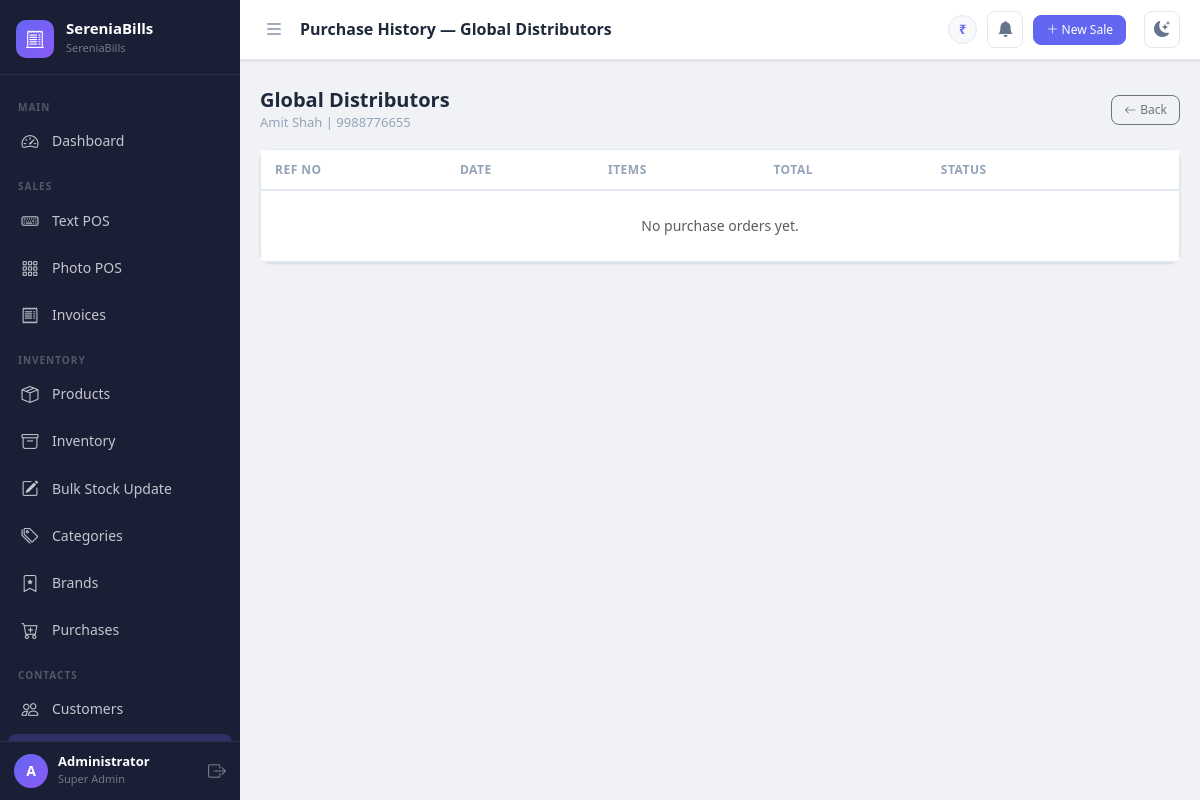
The page /suppliers/1/history (signed in) on the database its author committed.
### app.py (models this page shows, shortened)
class Settings(db.Model):
    __tablename__ = 'settings'
    id = db.Column(db.Integer, primary_key=True)
    company_name = db.Column(db.String(150), default='SereniaBills')
    logo = db.Column(db.String(255))
    gst_number = db.Column(db.String(50))
    address = db.Column(db.String(255))
    phone = db.Column(db.String(20))
    email = db.Column(db.String(120))
    currency_symbol = db.Column(db.String(10), default='₹')
    invoice_prefix = db.Column(db.String(10), default='INV-')
    default_tax_rate = db.Column(db.Float, default=0)
    theme = db.Column(db.String(20), default='light')
    next_invoice_number = db.Column(db.Integer, default=1)

class User(UserMixin, db.Model):
    __tablename__ = 'users'
    id = db.Column(db.Integer, primary_key=True)
    username = db.Column(db.String(80), unique=True, nullable=False)
    email = db.Column(db.String(120), unique=True)
    password_hash = db.Column(db.String(255), nullable=False)
    full_name = db.Column(db.String(120))
    role_id = db.Column(db.Integer, db.ForeignKey('roles.id'), nullable=False)
    active = db.Column(db.Boolean, default=True)
    created_at = db.Column(db.DateTime, default=datetime.utcnow)
    def is_super_admin(self):
        return self.role and self.role.name == 'super_admin'

class Role(db.Model):
    __tablename__ = 'roles'
    id = db.Column(db.Integer, primary_key=True)
    name = db.Column(db.String(50), unique=True, nullable=False)  # super_admin, staff
    description = db.Column(db.String(255))
    users = db.relationship('User', backref='role', lazy=True)

class Supplier(db.Model):
    __tablename__ = 'suppliers'
    id = db.Column(db.Integer, primary_key=True)
    name = db.Column(db.String(150), nullable=False)
    contact_person = db.Column(db.String(120))
    phone = db.Column(db.String(20))
    email = db.Column(db.String(120))
    address = db.Column(db.String(255))
    notes = db.Column(db.Text)
    created_at = db.Column(db.DateTime, default=datetime.utcnow)
    purchases = db.relationship('Purchase', backref='supplier', lazy=True)

### app.py (the view)
@app.route('/suppliers/<int:supplier_id>/history')
@login_required
def supplier_history(supplier_id):
    supplier = Supplier.query.get_or_404(supplier_id)
    purchases_list = Purchase.query.filter_by(supplier_id=supplier_id).order_by(Purchase.created_at.desc()).all()
    return render_template('supplier_history.html', supplier=supplier, purchases=purchases_list)

### app.py (called while the page is built)
@login_manager.user_loader
def load_user(user_id):
    return User.query.get(int(user_id))

def get_settings():
    settings = Settings.query.first()
    if not settings:
        settings = Settings()
        db.session.add(settings)
        db.session.commit()
    return settings

@app.context_processor
def inject_globals():
    return dict(settings=get_settings(), now=datetime.utcnow())

### templates/supplier_history.html (shortened to what this page needs)
{% extends "base.html" %}
{% block page_title %}Purchase History — {{ supplier.name }}{% endblock %}
{% block content %}
<div class="d-flex justify-content-between align-items-center mb-3">
  <div><h5 class="mb-0 fw-bold">{{ supplier.name }}</h5><div style="font-size:13px;color:var(--text-muted)">{{ supplier.contact_person }} | {{ supplier.phone }}</div></div>
  <a href="{{ url_for('suppliers') }}" class="btn btn-outline-secondary btn-sm"><i class="bi bi-arrow-left me-1"></i>Back</a>
</div>
<div class="card"><div class="card-body p-0"><div class="table-responsive">
  <table class="table mb-0">
    <thead><tr><th>Ref No</th><th>Date</th><th>Items</th><th>Total</th><th>Status</th><th></th></tr></thead>
    <tbody>
      {% for p in purchases %}
      <tr>
        <td class="fw-bold" style="color:var(--brand-accent)">{{ p.reference_no }}</td>
        <td style="font-size:12px">{{ p.created_at.strftime('%d %b %Y') }}</td>
        <td>{{ p.items|length }}</td>
        <td class="fw-bold">{{ settings.currency_symbol }}{{ "%.2f"|format(p.total_amount) }}</td>
        <td><span class="status-badge status-completed">{{ p.status.title() }}</span></td>
        <td><a href="{{ url_for('view_purchase', purchase_id=p.id) }}" class="btn btn-sm btn-outline-primary"><i class="bi bi-eye"></i></a></td>
      </tr>
      {% else %}
      <tr><td colspan="6" class="text-center text-muted py-4">No purchase orders yet.</td></tr>
      {% endfor %}
    </tbody>
  </table>
</div></div></div>
{% endblock %}

### templates/base.html (shortened to what this page needs)
<!DOCTYPE html>
<html lang="en" data-theme="{{ settings.theme }}">
<head>
    <link rel="stylesheet" href="https://cdn.jsdelivr.net/npm/bootstrap@5.3.2/dist/css/bootstrap.min.css">
    <link rel="stylesheet" href="https://cdn.jsdelivr.net/npm/bootstrap-icons@1.11.3/font/bootstrap-icons.css">
    <link rel="stylesheet" href="{{ url_for('static', filename='css/main.css') }}">
</head>
<body>
<div class="sb-wrapper">
  <nav id="sidebar" class="sb-sidebar">
    <div class="sb-brand">
      {% if settings.logo %}
        <img src="{{ url_for('static', filename='uploads/' + settings.logo) }}" class="sb-logo-img" alt="Logo">
      {% else %}
        <div class="sb-logo-icon"><i class="bi bi-receipt-cutoff"></i></div>
      {% endif %}
      <div class="sb-brand-text">
        <span class="sb-brand-name">SereniaBills</span>
        <span class="sb-brand-tagline">{{ settings.company_name }}</span>
      </div>
    </div>
    <div class="sb-nav">
      <div class="sb-section-label">Main</div>
      <a href="{{ url_for('dashboard') }}" class="sb-link {% if request.endpoint == 'dashboard' %}active{% endif %}">
        <i class="bi bi-speedometer2"></i><span>Dashboard</span>
      </a>
      <div class="sb-section-label">Sales</div>
      <a href="{{ url_for('pos_text') }}" class="sb-link {% if request.endpoint == 'pos_text' %}active{% endif %}">
        <i class="bi bi-keyboard"></i><span>Text POS</span>
      </a>
      <a href="{{ url_for('pos_photo') }}" class="sb-link {% if request.endpoint == 'pos_photo' %}active{% endif %}">
        <i class="bi bi-grid-3x3-gap"></i><span>Photo POS</span>
      </a>
      <a href="{{ url_for('invoices') }}" class="sb-link {% if request.endpoint == 'invoices' %}active{% endif %}">
        <i class="bi bi-receipt"></i><span>Invoices</span>
      </a>
      <div class="sb-section-label">Inventory</div>
      <a href="{{ url_for('products') }}" class="sb-link {% if request.endpoint in ['products','add_product','edit_product'] %}active{% endif %}">
        <i class="bi bi-box-seam"></i><span>Products</span>
      </a>
      <a href="{{ url_for('inventory') }}" class="sb-link {% if request.endpoint == 'inventory' %}active{% endif %}">
        <i class="bi bi-archive"></i><span>Inventory</span>
      </a>
      <a href="{{ url_for('bulk_stock_update') }}" class="sb-link {% if request.endpoint == 'bulk_stock_update' %}active{% endif %}">
        <i class="bi bi-pencil-square"></i><span>Bulk Stock Update</span>
      </a>
      <a href="{{ url_for('categories') }}" class="sb-link {% if request.endpoint == 'categories' %}active{% endif %}">
        <i class="bi bi-tags"></i><span>Categories</span>
      </a>
      <a href="{{ url_for('brands') }}" class="sb-link {% if request.endpoint == 'brands' %}active{% endif %}">
        <i class="bi bi-bookmark-star"></i><span>Brands</span>
      </a>
      <a href="{{ url_for('purchases') }}" class="sb-link {% if request.endpoint in ['purchases','add_purchase'] %}active{% endif %}">
        <i class="bi bi-cart-plus"></i><span>Purchases</span>
      </a>
      <div class="sb-section-label">Contacts</div>
      <a href="{{ url_for('customers') }}" class="sb-link {% if 'customer' in request.endpoint %}active{% endif %}">
        <i class="bi bi-people"></i><span>Customers</span>
      </a>
      <a href="{{ url_for('suppliers') }}" class="sb-link {% if 'supplier' in request.endpoint %}active{% endif %}">
      </a>
    </div>
    <div class="sb-footer">
      <div class="sb-user-info">
        <div class="sb-user-avatar">{{ current_user.username[0].upper() }}</div>
        <div>
          <div class="sb-user-name">{{ current_user.full_name or current_user.username }}</div>
          <div class="sb-user-role">{{ current_user.role.name.replace('_',' ').title() }}</div>
        </div>
      </div>
      <a href="{{ url_for('logout') }}" class="sb-logout" title="Logout"><i class="bi bi-box-arrow-right"></i></a>
    </div>
  </nav>
  <div class="sb-content" id="sbContent">
    <div class="sb-topbar">
      <button class="sb-toggle-btn" id="sidebarToggle" onclick="toggleSidebar()">
        <i class="bi bi-list"></i>
      </button>
      <div class="sb-topbar-title">{% block page_title %}{% endblock %}</div>
      <div class="sb-topbar-right">
        <span class="sb-currency-badge">{{ settings.currency_symbol }}</span>
        <div class="position-relative" id="alertBellWrap" style="cursor:pointer" onclick="toggleAlertDropdown()">
          <button class="sb-theme-btn" title="Stock Alerts">
            <i class="bi bi-bell-fill" id="bellIcon"></i>
          </button>
        </div>
        <a href="{{ url_for('pos_text') }}" class="btn btn-sm btn-primary me-2">
          <i class="bi bi-plus-lg"></i> New Sale
        </a>
        <button class="sb-theme-btn" onclick="toggleTheme()" title="Toggle Dark/Light">
          <i class="bi bi-moon-stars-fill" id="themeIcon"></i>
        </button>
      </div>
    </div>
    <div class="px-3 pt-2">
    </div>
    <div class="sb-main-content">
      {% block content %}{% endblock %}
    </div>
  </div>
</div>
</body>
</html>

### rows shown on the page
Settings: company_name "SereniaBills", currency_symbol "₹"
User: username "A", full_name "Administrator"
Role: role.name.replace "Super Admin"
Supplier: name "Global Distributors", contact_person "Amit Shah", phone "9988776655"
